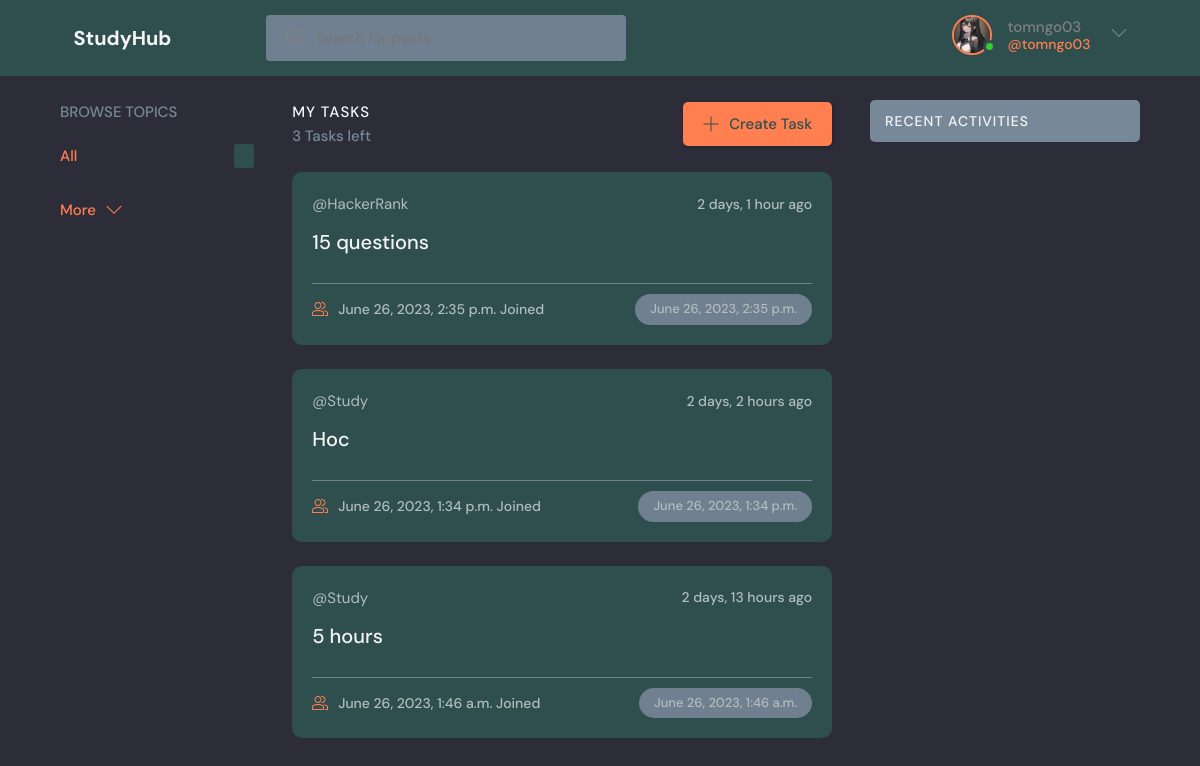
Page /task_list/ (signed in) on the earlier database version.
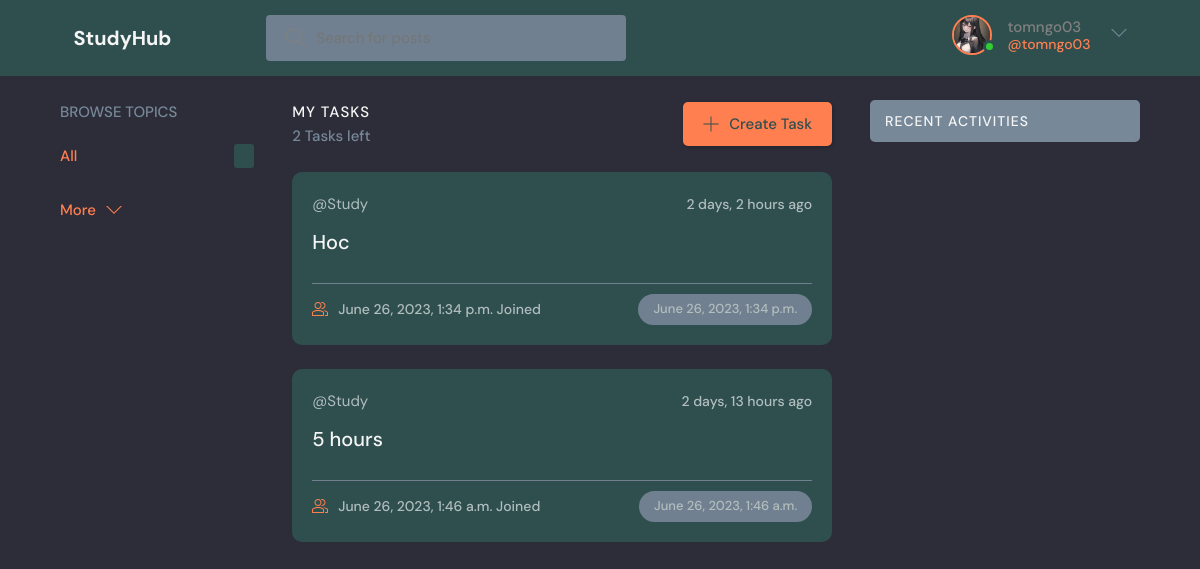
Same page on the later database version.
### study_project/models.py (models this page shows, shortened)
class Task(models.Model):
    user = models.ForeignKey(User, on_delete=models.CASCADE)
    title = models.CharField(max_length=200)
    description = models.TextField(null=True, blank=True)
    created = models.DateTimeField(auto_now_add=True)
    REMINDER_CHOICES = (
        ('daily', 'Daily'),
        ('weekly', 'Weekly'),
        ('monthly', 'Monthly'),
        ('yearly', 'Yearly'),
    )
    reminder_option = models.CharField(max_length=20, choices=REMINDER_CHOICES, default= None, null=True, blank=True)
    reminder_day = models.IntegerField(null=True, blank=True)
    reminder_date = models.IntegerField(null=True, blank=True)
    reminder_month = models.IntegerField(null=True, blank=True)
    class Meta:
        ordering = ['-created']

### study_project/views.py (the view)
# urls.py: path('task_list/', views.taskList, name="task_list"),
@login_required(login_url='login')
def taskList(request):
    tasks = Task.objects.filter(user=request.user)
    task_count = tasks.count()
    return render(request, 'study_project/task_list.html', {'tasks': tasks, 'task_count': task_count})

### study_project/templates/study_project/task_list.html (shortened to what this page needs)
{% extends 'main.html' %}
{% block content %}
<main class="layout layout--3">
  <div class="container">
    {% include 'study_project/topics_component.html' %}
    <div class="roomList">
      <div class="roomList__header">
        <div>
          <h2>My Tasks</h2>
          <p>{{task_count}} Tasks left</p>
        </div>
        <a class="btn btn--main" href="{% url 'task_create' %}">
          <svg version="1.1" xmlns="http://www.w3.org/2000/svg" width="32" height="32" viewBox="0 0 32 32">
            <title>add</title>
            <path
              d="M16.943 0.943h-1.885v14.115h-14.115v1.885h14.115v14.115h1.885v-14.115h14.115v-1.885h-14.115v-14.115z">
            </path>
          </svg>
          Create Task
        </a>
      </div>
      {% include 'study_project/task.html' %}
    </div>
    {% include 'study_project/activity_component.html' %}
  </div>
</main>
{% endblock %}

### study_project/templates/study_project/task.html (shortened to what this page needs)
{% for task in tasks %}
<div class="roomListRoom">
    <div class="roomListRoom__header">
            <span>@{{task.title}}</span>
        <div class="roomListRoom__actions">
            <span>{{task.created|timesince}} ago</span>
        </div>
    </div>
    <div class="roomListRoom__content">
        <a href="{% url 'task' task.id %}">{{task.description}}</a>
    </div>
    <div class="roomListRoom__meta">
        <a href="{% url 'task' task.id %}" class="roomListRoom__joined">
            {{task.created}} Joined
        </a>
        <p class="roomListRoom__topic">{{task.created}}</p>
    </div>
</div>
{% endfor %}

Differences in the rows shown:
removed Task: title "HackerRank", created "2 days, 1 hour", description "15 questions", created "June 26, 2023, 2:35 p.m."
Other differences:
{{ task_count }}: "3" → "2"
